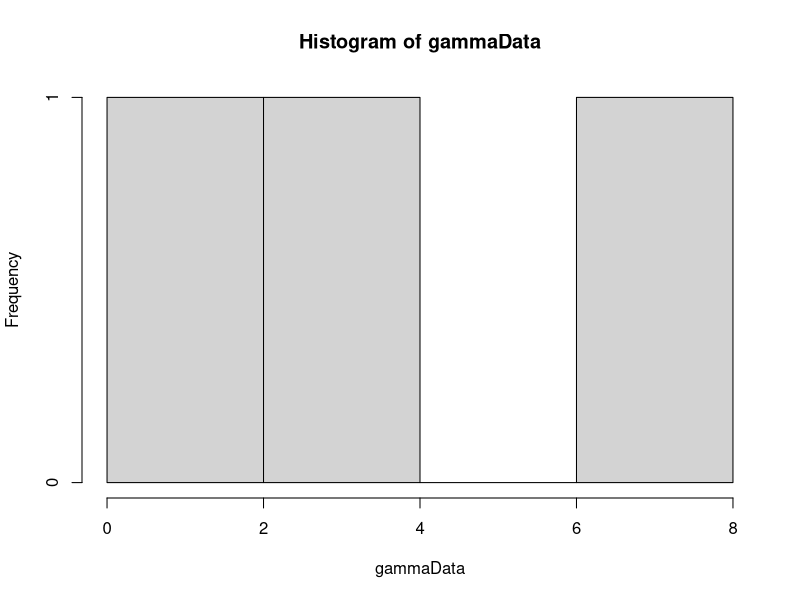

R code for this plot: (Note: this script raises an error after producing the figure.)
library(MCMCpack)

#weightedUniform <- function(n, numIterations) {
#  # Generate sample of from a weighted uniform distribution
#  # 
#  # Args:
#  #   n: number of points in sample
#  #   
#  # Returns:
#  #   A vector sample
#  uCurr = runif(n)
#  alphaCurr = findAlpha(s2, uCurr)
#  uConv = rep(0, numIterations)
#  uTrace = rep(0, numIterations)
#  for(i in 1:numIterations) {
#    uProp = runif(n)
#    alphaProp = findAlpha(s2, uProp)
#    if(alphaProp != -1) {
#      proportionalProp = proportionalDensity(uProp, alphaProp)
#      proportionalCurr = proportionalDensity(uCurr, alphaCurr)
#      alphaVal = min(1, proportionalProp/proportionalCurr)
#      u = runif(1)
#      print(i)
#      if (u <= alphaVal) {
#        uCurr = uProp
#        alphaCurr = alphaProp
#      }  
#    }
#    uConv[i] = var(uCurr)
#    uTrace[i] = uCurr[1]
#  }
#  plot(uConv, type="l")
#  plot(uTrace, type="l")
#  return(uCurr)
#}
#
#proportionalDensity <- function(u, alpha) {
#  # Calculate proportional density for indepence sampling
#  # 
#  # Args:
#  #   u: A vector from an uniform distribution.
#  #   alpha: A scalar value
#  #   
#  # Returns:
#  #   A scalar value
#  
#  gammaInv = rep(0, length(u))
#  diffGammaInv = rep(0, length(u))
#  for(i in 1:length(u)) {
#    gammaInv[i] = invGammaCumulative(u[i], alpha)
#    diffGammaInv[i] = diffAlphaInvGammaCumulative(u[i], alpha)
#  }
#  return(calcWeight(gammaInv, diffGammaInv))
#}
#
#calcWeight <- function(gammaInv, diffGammaInv) {
#  # Calculate weigth for a gamma distribution
#  #
#  # Args:
#  #   gammaInv: A list of values from the inverse cumulative gamma.
#  #   diffGammaInv: A list of values from the derivative of the inverse cumulative gamma.
#  #   
#  # Returns:
#  #   A scalar value
#  weight = (1/length(gammaInv))*(sum(diffGammaInv/gammaInv)) - sum(diffGammaInv)/sum(gammaInv)
#  return(weight)
#}

calcWeight <- function(u, alpha) {
  # Calculates weight for given u and alpha.
  # 
  # Args:
  #   u: A vector.
  #   alpha: A scalar.
  #   
  # Returns:
  #   The weight value. A scalar.
  gammaInv = rep(0, length(u))
  diffGammaInv = rep(0, length(u))
  for(i in 1:length(u)) {
    gammaInv[i] = invGammaCumulative(u[i], alpha)
    diffGammaInv[i] = diffAlphaInvGammaCumulative(u[i], alpha)
  }
  weight = 1/((1/length(gammaInv))*(sum(diffGammaInv/gammaInv)) - sum(diffGammaInv)/sum(gammaInv))
  return(weight)
}

calcPhi <- function(u, alpha) {
  phiPoint = rep(0, length(u))
  for(i in 1:length(u)) {
    xValue = invGammaCumulative(u[i], alpha)
    phiPoint[i] = xValue > probValue
  }
  return(sum(phiPoint)/length(u))
}

invGammaCumulative <- function(u, alpha) {
  # Finds the inverse of the cumulative gamma.
  # 
  # Args:
  #   u: Scalar value.
  #   alpha: Scalar value.
  #   
  # Returns:
  #   A scalar. The inverse value given u and alpha.
  x = 0
  stepSize = 0.1
  tolerance = 0.00001
  direction = 1
  integralValue = 0
  
  while(abs(integralValue - u) > tolerance){
    x = x + direction*stepSize
    if(x<0) {
      x = 0
      direction = 1
    }
    
    if(method == "integrate") {
      integral = integrate(gammaDensity, 0, x)
      integralValue = integral$value  
    } else if(method == "pgamma") {
      integral = pgamma(x, shape=alpha, scale=1)
      integralValue = integral
    }
    
    
    # Going left and pass the point
    if ((u > integralValue) && (direction == -1)) {
      stepSize = stepSize/2
      direction = 1
    }
    
    # Going right and pass the point
    if ((u < integralValue) && (direction == 1)) {
      stepSize = stepSize/2
      direction = -1
    }
  }
  return(x)
}

diffAlphaInvGammaCumulative <- function(u, alpha) {
  # Derivative of gamma distribution with respect to alpha.
  # 
  # Args:
  #   u: Scalar between 0 and 1.
  #   alpha: Scalar larger than 0.
  #   
  # Returns:
  #   Scalar value. Derivative at point alpha.
  firstPoint = invGammaCumulative(u,alpha)
  secondPoint = invGammaCumulative(u, alpha + alphaHStep)
  return((secondPoint - firstPoint)/alphaHStep)
}

calcDerivateFunction <- function(u, alphaValue) {
  # Analytically find the derivative of cumulative inverse.
  # 
  # Args:
  #   u: Scalar value between 0 and 1.
  #   alphaValue: Scalar value.
  #   
  # Returns:
  #   A scalar value.
  largeFInv = invGammaCumulative(u, alphaValue)
  integralPart = integrate(integralFunction, 0, largeFInv)
  return((digamma(alphaValue)*u - integralPart$value)*gamma(alphaValue)/((largeFInv^(alphaValue - 1))*exp(-largeFInv)))
}

integralFunction <- function(y) {
  # Function to be integrated.
  return(log(y)*(y^(alphaValue - 1))*exp(-y)/gamma(alphaValue))
}

findAlpha <- function(s2, u) {
  # Function to calculate alpha value
  # 
  # Args:
  #   s2: Scalar value of sufficient statistic
  #   u: A vector
  #   
  # Returns:
  #   A scalar value of alpha.
  
  alphaValue = 0.1
  stepSize = 1
  direction = 1
  tolerance = 0.0001
  tau2Value = 0
  prevTau2Value = 0
  it = 0
  while(abs(s2 - tau2Value) > tolerance) {
    it = it + 1
    alphaValue = alphaValue + direction*stepSize
    if(alphaValue<=0) {
      alphaValue = 0.1
      direction = 1
    }
    prevTau2Value = tau2Value
    tau2Value = calcValueTau2(u, alphaValue)
    #print(abs(s2 - tau2Value))
    #print(direction)
    if ((s2 > tau2Value) && (direction == -1)) {
      stepSize = stepSize/2
      direction = 1
    }
    
    if ((s2 < tau2Value) && (direction == 1)) {
      stepSize = stepSize/2
      direction = -1
    }
    
    if(isAlphaOutsideValidInterval(alphaValue, direction)) {
      return(-1)
    }  
    
  }
  
  return(alphaValue)
}

isAlphaOutsideValidInterval <- function(alphaValue, direction) {
  # Function to check if the alphaValue is outside allowed interval.
  # 
  # Args:
  #   alphaValue: A scalar value
  #   direction: A scalar value. Either 1 or -1.
  #   
  # Returns:
  #   Boolean value.
  return((alphaValue < alphaLowerBound && direction == -1) || (alphaValue > alphaUpperBound && direction == 1))
}

findBeta <- function(s1, u, alphaValue) {
  # Calculates beta
  # 
  # Args:
  #   s1: Scalar value.
  #   u: Vector of values between 0 and 1.
  #   alphaValue: Scalar value.
  #   
  # Returns:
  #   A scalar value.
  largeFInv = rep(0, length(u))
  for(i in 1:length(u)) {
    largeFInv[i] = invGammaCumulative(u[i], alphaValue)
  }
  return(s1*length(u)/(sum(largeFInv)))
}

calcValueTau2 <- function(u, alphaValue) {
  largeFInv = rep(0, length(u))
  for(i in 1:length(u)) {
    largeFInv[i] = invGammaCumulative(u[i], alphaValue)
  }
  return(length(u)*((prod(largeFInv))^(1/length(u)))/sum(largeFInv))
}

calcValueTau2Method2 <- function(x) {
  return(length(x)*((prod(x))^(1/length(x)))/sum(x))
}

alpha = 2
beta = 1
hStep = 0.01
alphaHStep = 0.01
method = "pgamma"
NUM_SAMPLES = 1000
NUM_POINTS = 3
alphaUpperBound = 10
alphaLowerBound = 0.5

# Generate data
gammaData = rgamma(NUM_POINTS, shape=alpha, scale = beta)
hist(gammaData)
# Calculation of statistics
s1 = sum(gammaData)/NUM_POINTS
s2 = NUM_POINTS*((prod(gammaData))^(1/NUM_POINTS))/sum(gammaData)

# Generation of samples
phi = rep(0, NUM_SAMPLES)
# Phi is the prob that X>probValue
probValue = 0.8
weightsW = rep(0, NUM_SAMPLES)
sampleIndex = 1
iterationNumber = 0
while(sampleIndex <= NUM_SAMPLES) {
  u = runif(NUM_POINTS)
  estAlpha = findAlpha(s2, u)
  if(estAlpha != -1) {
    weightW[sampleIndex] = calcWeight(u, estAlpha)
    phi[sampleIndex] = calcPhi(u, alpha)
    estBeta = findBeta(s1, u, estAlpha)
    sampleIndex = sampleIndex + 1
  }
  iterationNumber = iterationNumber + 1
}
